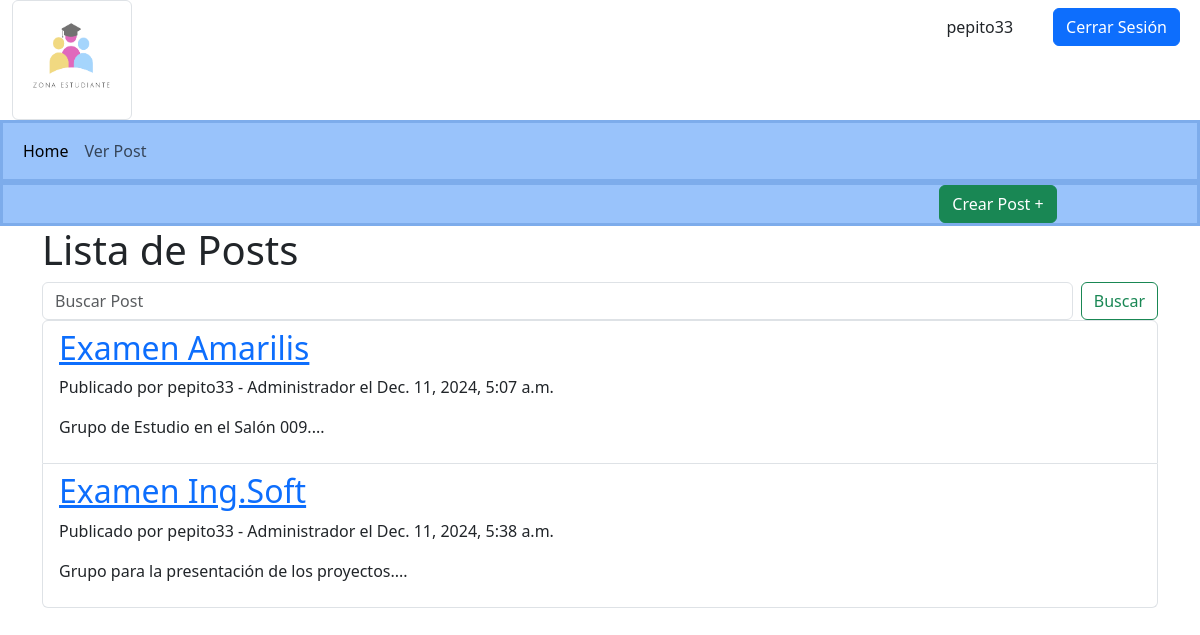
Page /posts/ (signed in) on the committed database.
### login_foro/models.py (models this page shows, shortened)
class CustomUser(AbstractUser):
    ROLE_CHOICES = (
        ('administrador', 'Administrador'),
        ('profesor', 'Profesor'),
        ('estudiante', 'Estudiante'),
    )
    role = models.CharField(max_length=20, choices=ROLE_CHOICES, default='estudiante')
    def __str__(self):
        return f"{self.username} - {self.get_role_display()}"

### foro_app/models.py (models this page shows, shortened)
class Post(models.Model):
    title = models.CharField(max_length=255)
    content = models.TextField()
    created_at = models.DateTimeField(auto_now_add=True)
    updated_at = models.DateTimeField(auto_now=True)
    author = models.ForeignKey(settings.AUTH_USER_MODEL, on_delete=models.CASCADE)  # Usamos settings.AUTH_USER_MODEL
    def get_absolute_url(self):
        return reverse('post_detail', kwargs={'pk': self.pk})

### foro_app/views.py (the view)
# urls.py: path('posts/', views.post_list, name='post_list'),
def post_list(request):
    query = request.GET.get('search', '')  # Obtiene el término de búsqueda desde el parámetro 'search' en la URL
    if query:
        posts = Post.objects.filter(title__icontains=query)  # Filtra los posts cuyo título contiene el término de búsqueda
    else:
        posts = Post.objects.all()  # Si no hay término de búsqueda, muestra todos los posts
    return render(request, 'Ver_post.html', {'posts': posts, 'query': query})

### foro_app/templates/Ver_post.html
{% extends 'plantilla.html' %}
{% block content %}
  <div class="container">
    <h1>Lista de Posts</h1>
    <form class="d-flex" role="search" method="get">
      <input class="form-control me-2" type="search" name="search" placeholder="Buscar Post" aria-label="Search" value="{{ query }}">
      <button class="btn btn-outline-success" type="submit">Buscar</button>
    </form>
    {% if posts %}
      <ul class="list-group">
        {% for post in posts %}
          <li class="list-group-item">
            <h2><a href="{% url 'post_detail' post.pk %}">{{ post.title }}</a></h2>
            <p>Publicado por {{ post.author }} el {{ post.created_at }}</p>
            <p>{{ post.content|slice:":200" }}...</p>
          </li>
        {% endfor %}
      </ul>
    {% else %}
      <p>No hay posts disponibles.</p>
    {% endif %}
  </div>
{% endblock %}

### foro_app/templates/plantilla.html (shortened to what this page needs)
{% load static %}
<!doctype html>
<html lang="en">
    <head>
        <link
            href="https://cdn.jsdelivr.net/npm/bootstrap@5.3.2/dist/css/bootstrap.min.css"
            rel="stylesheet"
        />
    </head>
    <body>
        <header>
            <div class="container-fluid">
                <div class="row">
                  <div class="col">
                    <img src="{% static 'img/Logo.png' %}" class="img-thumbnail " alt="Logo.png" style="width: 120px; height: 120px;">
                  </div>
                  <div class="col">
                  </div>
                  <div class="col text-end" >
                    <div class="hstack gap-1 justify-content-end">
                      <div class="p-2">{{ user.username }}</div>
                      <div class="p-2">{{ role }}</div>
                      <div class="p-2"><a class="btn btn-primary" href="{% url 'logout' %}" role="button">Cerrar Sesión</a></div>
                    </div>
                  </div>
                </div>
              </div>
              <nav class="navbar navbar-expand-lg " style="background-color: rgba(153, 195, 251, 1); border-color: rgb(125, 172, 235); border-style: solid;">
                <div class="container-fluid">
                  <div class="collapse navbar-collapse" id="navbarScroll">
                    <ul class="navbar-nav me-auto my-2 my-lg-0 navbar-nav-scroll" style="--bs-scroll-height: 100px;">
                      <li class="nav-item">
                        <a class="nav-link active" aria-current="page" href="{% url "home" %}">Home</a>
                      </li>
                      <li class="nav-item">
                        <a class="nav-link" href="{% url "post_list" %}">Ver Post</a>
                      </li>
                    </ul>
                  </div>
                </div>
              </nav>
              <div class="container-fluid text-center" style="background-color: rgba(153, 195, 251, 1); border-color: rgb(125, 172, 235); border-style: solid;">
                <div class="row">
                    <div class="col-8"></div>
                    <div class="col-4">
                      <button type="button" class="btn btn-success" onclick="window.location.href='{% url 'create_post' %}'">Crear Post +</button>
                    </div>
                  </div>
              </div>
        </header>
        <main>
            {% block content %}
            {% endblock %}
        </main>
    </body>
</html>

### rows in the picture
CustomUser: username "pepito33"
Post: title "Examen Amarilis", author "pepito33 - Administrador", created_at "Dec. 11, 2024, 5:07 a.m.", content "Grupo de Estudio en el Salón 009."
Post: title "Examen Ing.Soft", author "pepito33 - Administrador", created_at "Dec. 11, 2024, 5:38 a.m.", content "Grupo para la presentación de los proyectos."
